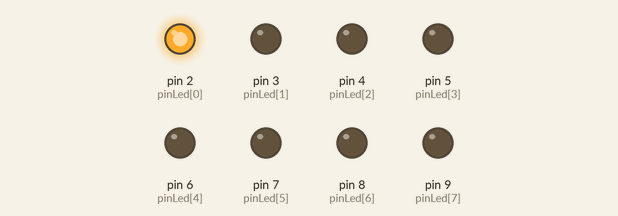
Simulated run of this sketch. Board: Arduino Uno, built with avr-gcc and run on an emulated ATmega328P. On the bench: output pins drawn as LEDs (lit = HIGH). Random numbers use the default seed unless the sketch sets one.

Above: at 0.5 s.
At 2.5 s:
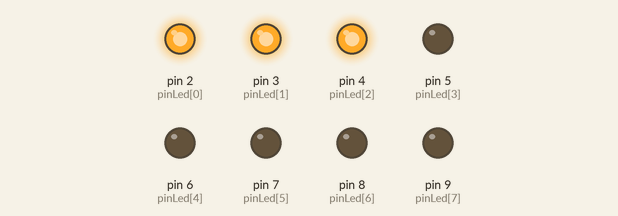
At 4.5 s:
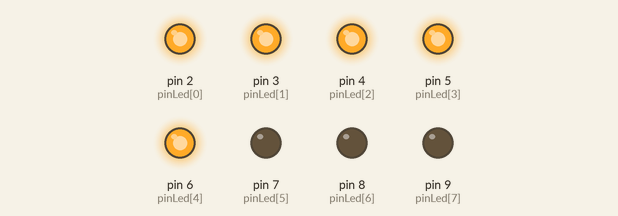
At 9.5 s:
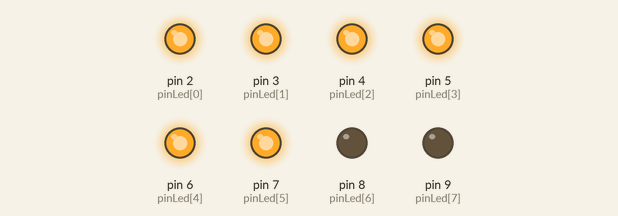
At 13.5 s:
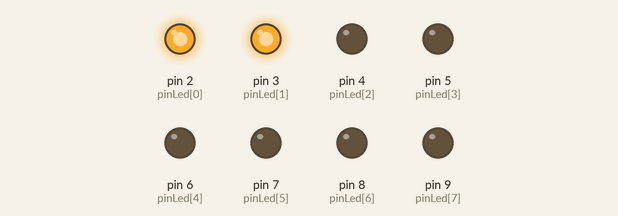
At 19.5 s:
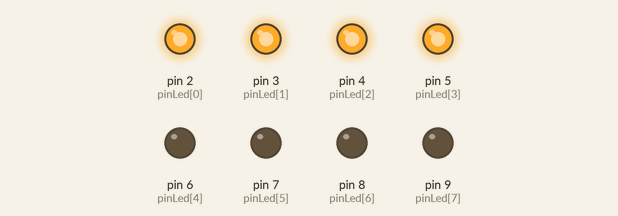
Timing chart, 0 to 20.8 s (numbered marks = the images above):
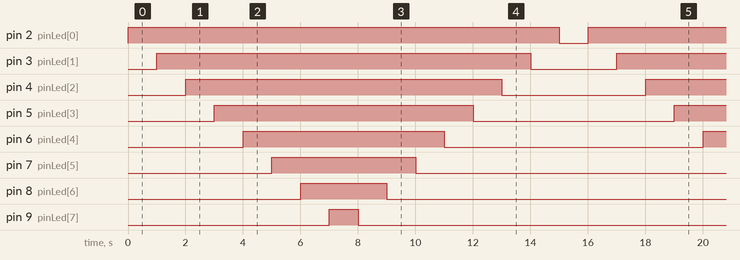

The sketch:

Circuito_04.ino
```cpp
/*
  CIRCUITO 04 - Arreglo de ledes.
  Para armar este circuito necesitaras:
  -1 Tarjeta Arduino
  -1 Breadboard
  -1 cable USB
  -10 cable de prototipados
  -8 LED
  -8 resistencia de 330 Ohms
*/
//Los arreglos permiten guardar simultaneamente varios datos a
//la vez bajo un solo nombre de variable. En este caso se
//guardan todos los numeros de los pines conectados a los LEDs.
int pinLed[] = { 2, 3, 4, 5, 6, 7, 8, 9 };

void setup() {
  //Una tecnica muy comun usada en los lazos for consiste en
  //usar la variable local de nombre "i" que significa "indice"
  //o "iterador", ya que se usa para ir contando en el lazo.
  int i;

  //El lazo for permite repetir el mismo codigo en muchas
  //ocasiones sin tener que repetir las lineas. Aca se
  //inicializan todos los pines del arreglo como salidas,
  //usando una unica instruccion que se repite para cada pin.
  for (i = 0; i <= 7; i++) {
    pinMode(pinLed[i], OUTPUT);
  }
}

void loop()
{
  //Un truco muy util para desactivar lineas de codigo sin
  //tener que borralas es comentarlas. Asi el compilador las
  //ignora y podemos conservarlas como referencia.

  //Las siguientes llamadas de funcion permiten generar
  //animaciones distintas. Descomente una funcion a la vez
  //para ver su efecto.

  unoTrasOtroSinLazo();
  //unoTrasOtroConLazo();
  //unoEncendidoCadaVez();
  //pingPong();
  //marquesina();
  //ledAlAzar();
}

void unoTrasOtroSinLazo() {
  //Tiempo de espera entre LEDs
  const int tiempoRetardo = 1000;

  //Se encendien los LEDs de uno en uno, dejandolos encendidos.
  digitalWrite(pinLed[0], HIGH);  //Enciende LED #0 (pin 2)
  delay(tiempoRetardo);
  digitalWrite(pinLed[1], HIGH);  //Enciende LED #1 (pin 3)
  delay(tiempoRetardo);
  digitalWrite(pinLed[2], HIGH);  //Enciende LED #2 (pin 4)
  delay(tiempoRetardo);
  digitalWrite(pinLed[3], HIGH);  //Enciende LED #3 (pin 5)
  delay(tiempoRetardo);
  digitalWrite(pinLed[4], HIGH);  //Enciende LED #4 (pin 6)
  delay(tiempoRetardo);
  digitalWrite(pinLed[5], HIGH);  //Enciende LED #5 (pin 7)
  delay(tiempoRetardo);
  digitalWrite(pinLed[6], HIGH);  //Enciende LED #6 (pin 8)
  delay(tiempoRetardo);
  digitalWrite(pinLed[7], HIGH);  //Enciende LED #7 (pin 9)
  delay(tiempoRetardo);

  //Ahora se van apagando los LEDs de uno en uno, en orden
  //inverso.
  digitalWrite(pinLed[7], LOW);   //Apaga LED #7 (pin 9)
  delay(tiempoRetardo);
  digitalWrite(pinLed[6], LOW);   //Apaga LED #6 (pin 8)
  delay(tiempoRetardo);
  digitalWrite(pinLed[5], LOW);   //Apaga LED #5 (pin 7)
  delay(tiempoRetardo);
  digitalWrite(pinLed[4], LOW);   //Apaga LED #4 (pin 6)
  delay(tiempoRetardo);
  digitalWrite(pinLed[3], LOW);   //Apaga LED #3 (pin 5)
  delay(tiempoRetardo);
  digitalWrite(pinLed[2], LOW);   //Apaga LED #2 (pin 4)
  delay(tiempoRetardo);
  digitalWrite(pinLed[1], LOW);   //Apaga LED #1 (pin 3)
  delay(tiempoRetardo);
  digitalWrite(pinLed[0], LOW);   //Apaga LED #0 (pin 2)
  delay(tiempoRetardo);
}

void unoTrasOtroConLazo() {
  //Esta funcion hace exactamente lo mismo que la anterior,
  //pero emplea lazos for para reducir el codigo
  //considerablemente
  int i;
  const int tiempoRetardo = 100;

  //Aca se encienden los LEDs uno a uno, dejandolos encendidos
  for (i = 0; i <= 7; i++) {
    digitalWrite(pinLed[i], HIGH);
    delay(tiempoRetardo);
  }

  //Luego se apagan los LEDs en orden inverso. Para invertir
  //el orden se cuenta hacia atras en el lazo.
  for (i = 7; i >= 0; i--) {
    digitalWrite(pinLed[i], LOW);
    delay(tiempoRetardo);
  }
}

void unoEncendidoCadaVez() {
  int i;
  const int tiempoRetardo = 100;

  //Se encienden los LED en orden ascendente de uno en uno.
  //Para conseguir que se mire solo uno encendido a la vez se
  //coloca un retardo despues de encender cada LED pero no tras
  //apagarlo. Como no existe retardo tras apagar cada LED el
  //lazo for se repite de inmediato y enciende el siguiente LED
  //instantaneamete
  for (i = 0; i <= 7; i++) {
    digitalWrite(pinLed[i], HIGH);
    delay(tiempoRetardo);
    digitalWrite(pinLed[i], LOW);
  }
}

void pingPong() {
  int i;
  const int tiempoRetardo = 100;

  //Se encienden los LEDs en orden ascendente de forma identica
  //a la animacion anterior.
  for (i = 0; i <= 7; i++) {
    digitalWrite(pinLed[i], HIGH);
    delay(tiempoRetardo);
    digitalWrite(pinLed[i], LOW);
  }

  //A continuacion se apagan los LEDs en forma descendente,
  //siempre de uno en uno.
  for (i = 7; i >= 0; i--) {
    digitalWrite(pinLed[i], HIGH);
    delay(tiempoRetardo);
    digitalWrite(pinLed[i], LOW);
  }
}

void marquesina() {
  int i;
  const int tiempoRetardo = 200;

  //En esta ocasion se encienden los LEDs en forma ascendente
  //y de dos en dos. Como se duplica la cantidad de LEDs
  //actualizados solo se itera la mitad de las ocasiones
  for (i = 0; i <= 3; i++) {
    //Enciende el LED en la posicion i
    digitalWrite(pinLed[i], HIGH);
    //Enciende el LED 4 posiciones adelante de i
    digitalWrite(pinLed[i + 4], HIGH);

    delay(tiempoRetardo);

    //Apaga los mismos 2 LEDs que se encendieron
    digitalWrite(pinLed[i], LOW);
    digitalWrite(pinLed[i + 4], LOW);
  }
}

void ledAlAzar() {
  int numeroLed;
  int tiempoRetardo;

  //Se genera un numero al azar entre 0 y 7 para decidir cual
  //LED encender
  numeroLed = random(8);

  tiempoRetardo = 100;

  //Se enciende el LED al azar por un momento, luego se apaga
  digitalWrite(pinLed[numeroLed], HIGH);
  delay(tiempoRetardo);
  digitalWrite(pinLed[numeroLed], LOW);
}
/*
   Código realizado por Joksan Alvarado en colaboración con
   Karla Hernandez para el proyecto de educación en tecnologias
   Microcode impartido desde el LabCT, en El Salvador.

   Este material se encuentra bajo licencia Creative Commons 4.0
   CC-BY-SA y GNU General public license 3.0
*/
```

Measured:
- by itself, pin 2 (pinLed[0]): alternates HIGH for 15.0 s and LOW for 1.0 s
- by itself, pin 3 (pinLed[1]): alternates HIGH for 13.0 s and LOW for 3.0 s
- by itself, pin 4 (pinLed[2]): alternates HIGH for 11.0 s and LOW for 5.0 s
- by itself, pin 5 (pinLed[3]): alternates HIGH for 9.0 s and LOW for 7.0 s
- by itself, pin 6 (pinLed[4]): alternates HIGH for 7.0 s and LOW for 9.0 s
- by itself, pin 7 (pinLed[5]): alternates HIGH for 5.0 s and LOW for 11.0 s
- by itself, pin 8 (pinLed[6]): alternates HIGH for 3.0 s and LOW for 13.0 s
- by itself, pin 9 (pinLed[7]): alternates HIGH for 1.0 s and LOW for 15.0 s
